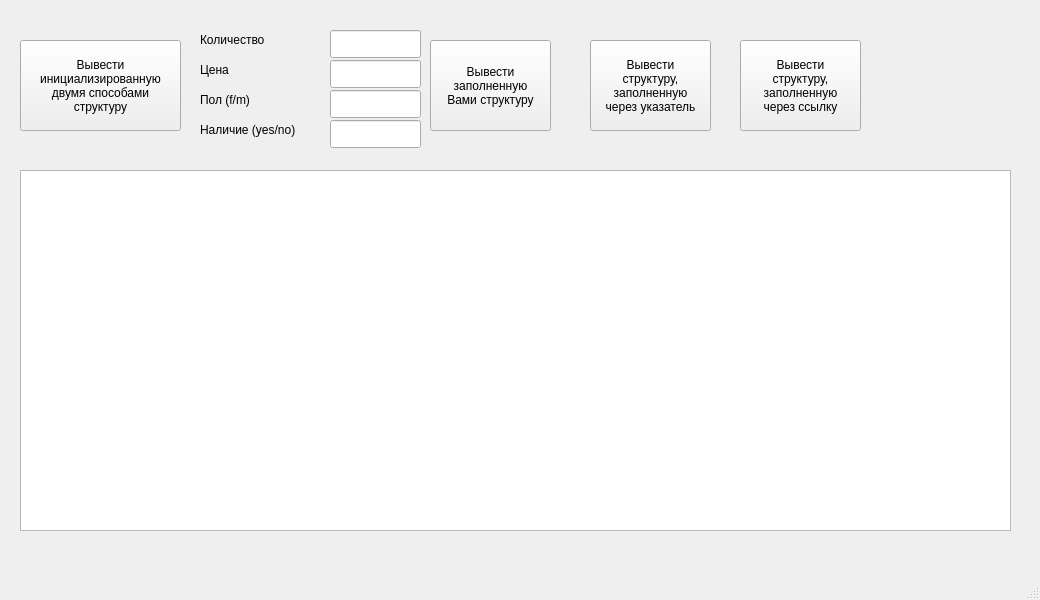
<?xml version="1.0" encoding="UTF-8"?>
<ui version="4.0">
 <class>MainWindow</class>
 <widget class="QMainWindow" name="MainWindow">
  <property name="geometry">
   <rect>
    <x>0</x>
    <y>0</y>
    <width>1040</width>
    <height>600</height>
   </rect>
  </property>
  <property name="windowTitle">
   <string>MainWindow</string>
  </property>
  <widget class="QWidget" name="centralwidget">
   <widget class="QPushButton" name="button1">
    <property name="geometry">
     <rect>
      <x>20</x>
      <y>40</y>
      <width>161</width>
      <height>91</height>
     </rect>
    </property>
    <property name="text">
     <string>Вывести
инициализированную
двумя способами 
структуру</string>
    </property>
   </widget>
   <widget class="QPushButton" name="button2">
    <property name="geometry">
     <rect>
      <x>430</x>
      <y>40</y>
      <width>121</width>
      <height>91</height>
     </rect>
    </property>
    <property name="text">
     <string>Вывести
заполненную 
Вами структуру</string>
    </property>
   </widget>
   <widget class="QPushButton" name="button3">
    <property name="geometry">
     <rect>
      <x>590</x>
      <y>40</y>
      <width>121</width>
      <height>91</height>
     </rect>
    </property>
    <property name="text">
     <string>Вывести 
структуру, 
заполненную
через указатель</string>
    </property>
   </widget>
   <widget class="QPushButton" name="button4">
    <property name="geometry">
     <rect>
      <x>740</x>
      <y>40</y>
      <width>121</width>
      <height>91</height>
     </rect>
    </property>
    <property name="text">
     <string>Вывести 
структуру, 
заполненную
через ссылку</string>
    </property>
   </widget>
   <widget class="QTextEdit" name="textEdit">
    <property name="geometry">
     <rect>
      <x>20</x>
      <y>170</y>
      <width>991</width>
      <height>361</height>
     </rect>
    </property>
   </widget>
   <widget class="QLineEdit" name="lineEditAmount">
    <property name="geometry">
     <rect>
      <x>330</x>
      <y>30</y>
      <width>91</width>
      <height>28</height>
     </rect>
    </property>
   </widget>
   <widget class="QLineEdit" name="lineEditPrice">
    <property name="geometry">
     <rect>
      <x>330</x>
      <y>60</y>
      <width>91</width>
      <height>28</height>
     </rect>
    </property>
   </widget>
   <widget class="QLineEdit" name="lineEditGender">
    <property name="geometry">
     <rect>
      <x>330</x>
      <y>90</y>
      <width>91</width>
      <height>28</height>
     </rect>
    </property>
   </widget>
   <widget class="QLabel" name="label">
    <property name="geometry">
     <rect>
      <x>200</x>
      <y>30</y>
      <width>81</width>
      <height>20</height>
     </rect>
    </property>
    <property name="text">
     <string>Количество</string>
    </property>
   </widget>
   <widget class="QLabel" name="label_2">
    <property name="geometry">
     <rect>
      <x>200</x>
      <y>60</y>
      <width>63</width>
      <height>20</height>
     </rect>
    </property>
    <property name="text">
     <string>Цена</string>
    </property>
   </widget>
   <widget class="QLabel" name="label_3">
    <property name="geometry">
     <rect>
      <x>200</x>
      <y>90</y>
      <width>71</width>
      <height>20</height>
     </rect>
    </property>
    <property name="text">
     <string>Пол (f/m)</string>
    </property>
   </widget>
   <widget class="QLabel" name="label_4">
    <property name="geometry">
     <rect>
      <x>200</x>
      <y>120</y>
      <width>131</width>
      <height>20</height>
     </rect>
    </property>
    <property name="text">
     <string>Наличие (yes/no)</string>
    </property>
   </widget>
   <widget class="QLineEdit" name="lineEditInStock">
    <property name="geometry">
     <rect>
      <x>330</x>
      <y>120</y>
      <width>91</width>
      <height>28</height>
     </rect>
    </property>
   </widget>
  </widget>
  <widget class="QMenuBar" name="menubar">
   <property name="geometry">
    <rect>
     <x>0</x>
     <y>0</y>
     <width>1040</width>
     <height>22</height>
    </rect>
   </property>
  </widget>
  <widget class="QStatusBar" name="statusbar"/>
 </widget>
 <resources/>
 <connections/>
</ui>
